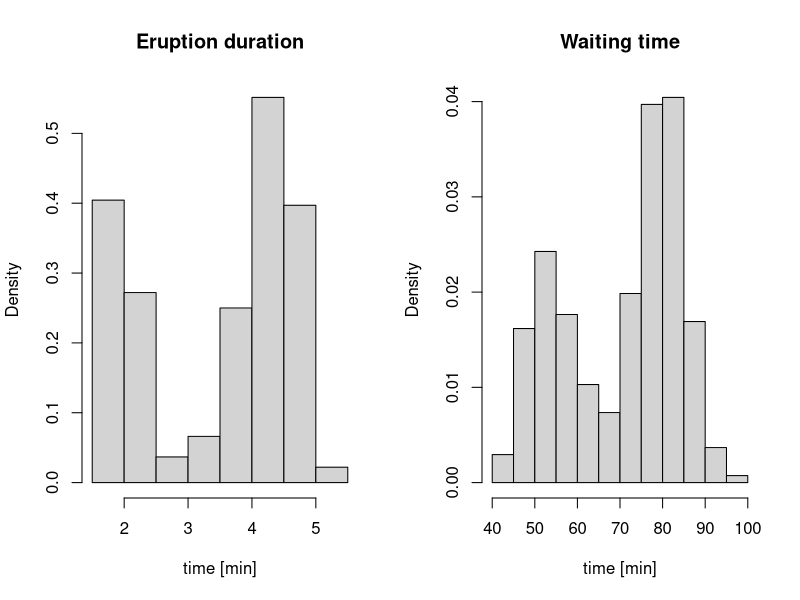
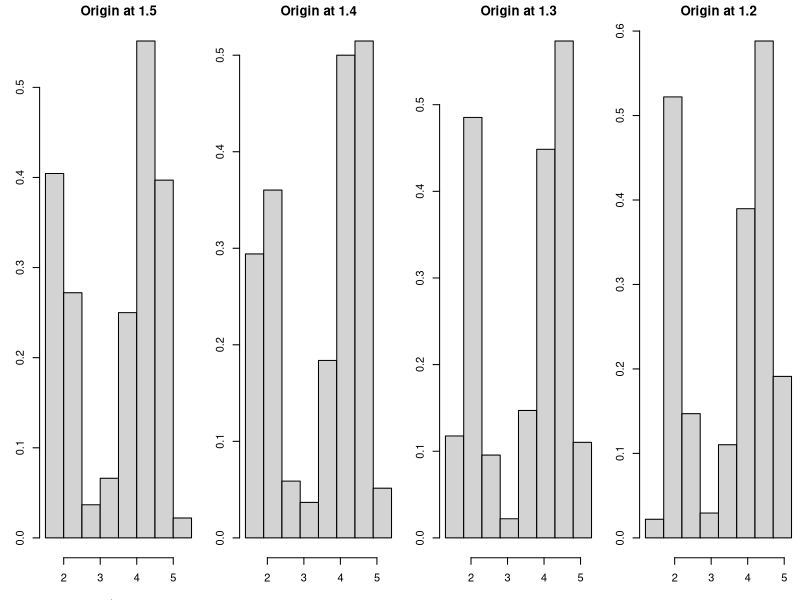
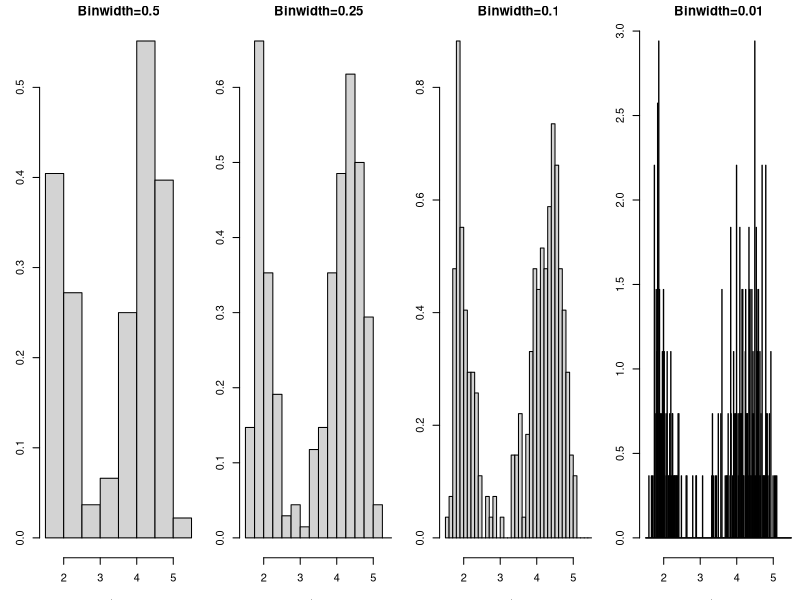
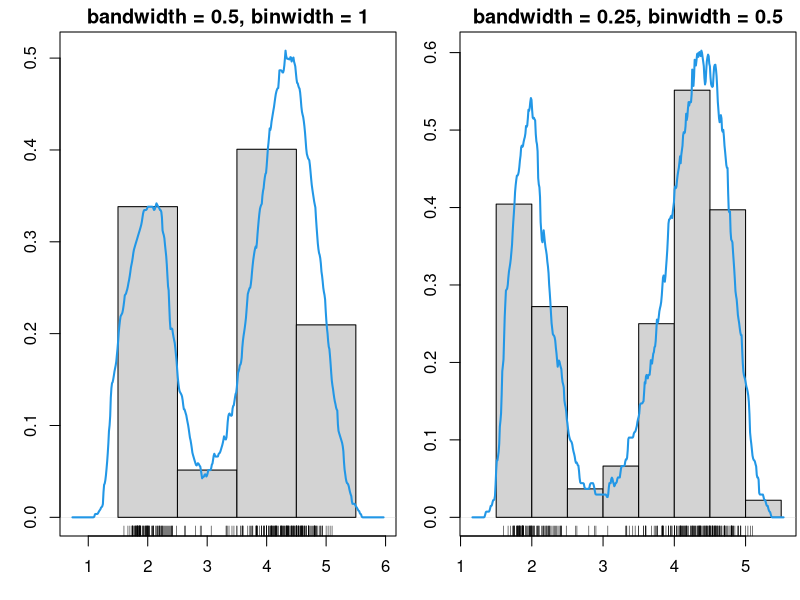
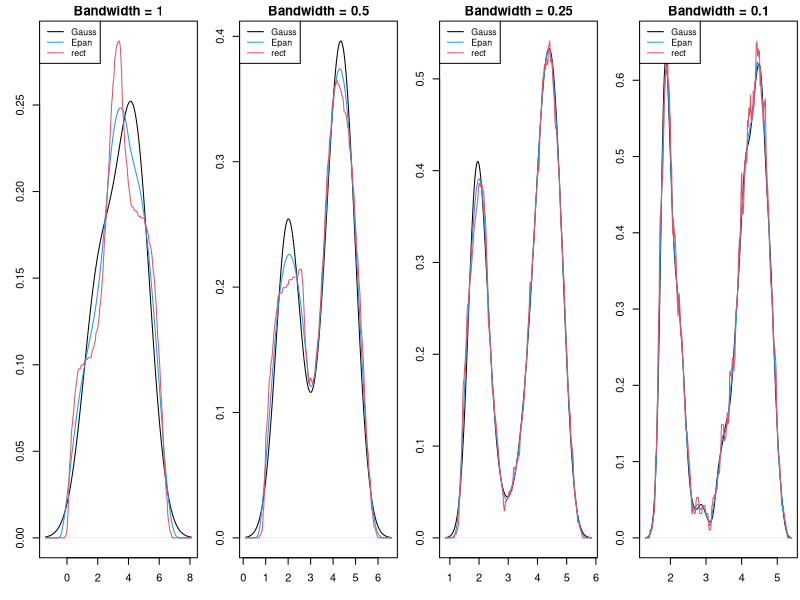
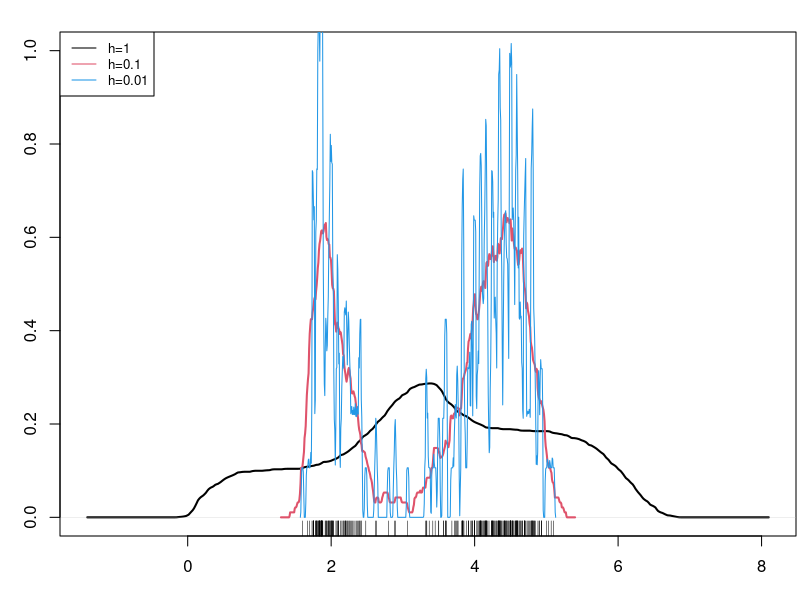
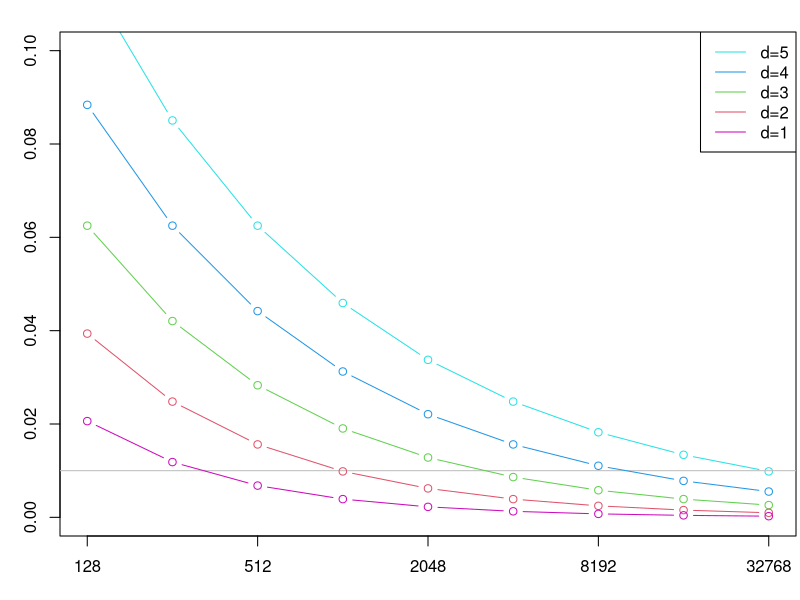
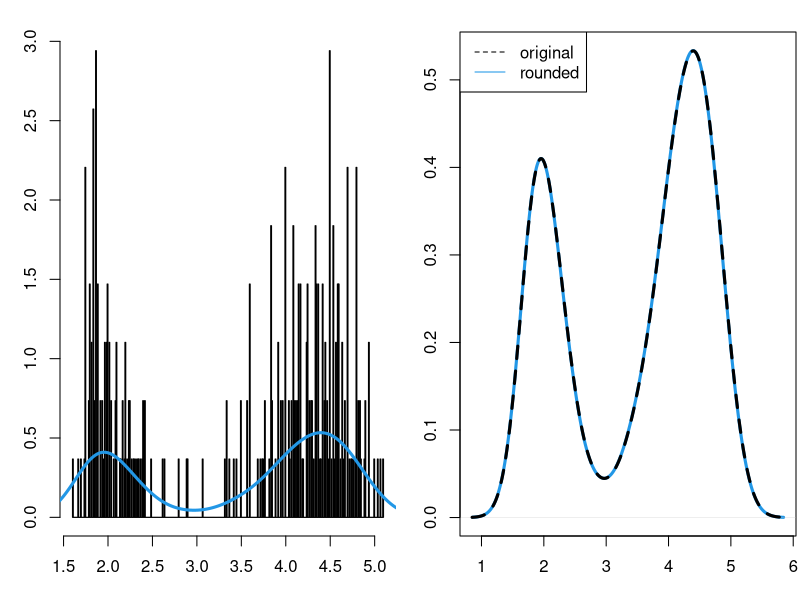

The R script that drew these images, in order:
## ---- chunk 1
knitr::opts_chunk$set(echo = TRUE)
## ---- chunk 2
data(faithful)
par(mfrow=c(1,2))
hist(faithful$eruptions, probability=T, main = "Eruption duration", xlab="time [min]")
hist(faithful$waiting, probability=T, main = "Waiting time", xlab="time [min]")
## ---- chunk 3
par(mfrow=c(1,4), mar = c(3.2, 3, 1.6, 0.2)) # reduce the white space around individual plots
hist(faithful$eruptions, probability=T, main="Origin at 1.5");
hist(faithful$eruptions, breaks=seq(1.4,5.4,by=0.5), probability=T, main="Origin at 1.4", xlab="time [min]")  
hist(faithful$eruptions, breaks=seq(1.3,5.3,by=0.5), probability=T, main="Origin at 1.3", xlab="time [min]") 
hist(faithful$eruptions, breaks=seq(1.2,5.2,by=0.5), probability=T, main="Origin at 1.2", xlab="time [min]")
## ---- chunk 4
par(mfrow=c(1,4), mar = c(3.2, 3, 1.6, 0.2))
hist(faithful$eruptions, probability=T, main="Binwidth=0.5")
hist(faithful$eruptions, breaks=seq(1.5,5.5,by=0.25), probability=T, main="Binwidth=0.25") 
hist(faithful$eruptions, breaks=seq(1.5,5.5,by=0.1), probability=T, main="Binwidth=0.1") 
hist(faithful$eruptions, breaks=seq(1.5,5.5,by=0.01), probability=T, main="Binwidth=0.01")
## ---- chunk 5
kde_hist <- function(bw){
# `bw` = bandwidth for KDE = 2-times binwidth for histogram = `binw`
  binw <- 2*bw
  br <- seq(1.5,5.5,by=binw)
  temp <- density(faithful$eruptions, kernel="rectangular", bw=bw/sqrt(3))
  plot(temp,lwd=2,col=4, main=paste0("bandwidth = ",bw,", binwidth = ", binw), xlab="", type="n")
  hist(faithful$eruptions, freq=FALSE, breaks=br, add=T, main="")
  lines(temp,lwd=2,col=4)
  rug(jitter(faithful$eruptions))
}
par(mfrow=c(1,2))
kde_hist(0.5)
kde_hist(0.25)
## ---- chunk 6
# again, this is only a handle, not a proper function!
plot_kdes <- function(bw){
  plot(density(faithful$eruptions, kernel="gaussian", bw=bw),
       main=paste("Bandwidth = ",bw,sep=""), xlab="time [min]", ylim=c(0,max(c(density(faithful$eruptions, kernel="gaussian", bw=bw)$y,
                                                                         density(faithful$eruptions, kernel="epanechnikov", bw=bw)$y,
                                                                         density(faithful$eruptions, kernel="rectangular", bw=bw)$y))))
  lines(density(faithful$eruptions, kernel="epanechnikov", bw=bw), col=4)
  lines(density(faithful$eruptions, kernel="rectangular", bw=bw), col=2)
  legend("topleft", col=c(1, 4, 2), lty=1, legend=c("Gauss", "Epan", "rect"), cex=0.8)
}
par(mfrow=c(1,4), mar = c(3.2, 3, 1.6, 0.2))
plot_kdes(1); plot_kdes(0.5); plot_kdes(0.25); plot_kdes(0.1)
## ---- chunk 7
par(mfrow=c(1,1), mar = c(3.2, 3, 1.6, 0.2))
plot(density(faithful$eruptions, kernel="rectangular", bw=1), main=" ", xlab="", ylim=c(0,1),lwd=2)
points(density(faithful$eruptions, kernel="rectangular", bw=0.1), col=2, xlab="", type="l",lwd=2)
points(density(faithful$eruptions, kernel="rectangular", bw=0.01), col=4, xlab="", type="l")
rug(jitter(faithful$eruptions))
legend("topleft", legend = c("h=1","h=0.1","h=0.01"),lty=1,col=c(1,2,4), cex=0.8)
## ---- chunk 8
n <- 2^{7:15}
plot(1:length(n),n^(-4/(4+5)),type="b",col=5,ylim=c(0,0.10), ylab=paste("asymptotic error rate ", expression(n^(-4/(4+d)))),xlab=expression(n), xaxt="n")
abline(h=0.01,col="gray")
axis(1,at=seq(1,9,by=2),labels=n[seq(1,9,by=2)])
points(1:length(n),n^{-4/(4+4)},type="b",col=4)
points(1:length(n),n^{-4/(4+3)},type="b",col=3)
points(1:length(n),n^{-4/(4+2)},type="b",col=2)
points(1:length(n),n^{-4/(4+1)},type="b",col=6)
legend("topright",legend=c("d=5","d=4","d=3","d=2","d=1"), lty=1,col=c(5:2,6))
## ---- chunk 9
par(mfrow=c(1,2), mar = c(3.2, 3, 1.6, 0.2))
init_hist <- hist(faithful$eruptions, breaks = 256, plot=F)
x_tilde <- rep(init_hist$mids, times=init_hist$counts) # read \tilde{X} from the initial histogram
hist(faithful$eruptions, breaks = 256, freq=F, plot=T,xlab="",main="") # plot init hist on the density scale
points(density(x_tilde,bw=0.25),col=4,type="l",lwd=3)
# compare with the default KDE
plot(density(x_tilde,bw=0.25),col=4,lwd=3,xlab="",main="")
points(density(faithful$eruptions,bw=0.25),type="l",main="KDE",lwd=3,lty=2)
legend("topleft",legend=c("original","rounded"),lty=c(2,1),col=c(1,4))
## ---- chunk 10
gkern_x <- density(0,bw=0.25)$x[seq(1,512,by=2)]
gkern_y <- density(0,bw=0.25)$y[seq(1,512,by=2)] # the Gaussian kernel for smoothing the initial histogram
hist(faithful$eruptions, breaks = 256, freq=F, plot=T,xlab="",main="")
points(gkern_x+3,gkern_y, col="2",type="l",lwd=2)
## ---- chunk 11
library(lattice)
levelplot(toeplitz(c(gkern_y[129:256],rep(0,128))),xaxt="n")
## ---- chunk 12
s_vec <- c(gkern_y[129:256],rep(0,128))
c_vec <- c(s_vec,rev(s_vec[2:256]))
levelplot(toeplitz(c_vec),xaxt="n")
## ---- chunk 13
my_bw <- 0.07977
my_df <- dnorm(0,0,1)/my_bw
plot(density(faithful$eruptions,bw=my_bw),main=paste("bw =",my_bw," & ","df =",round(my_df,5)),xlab="")
